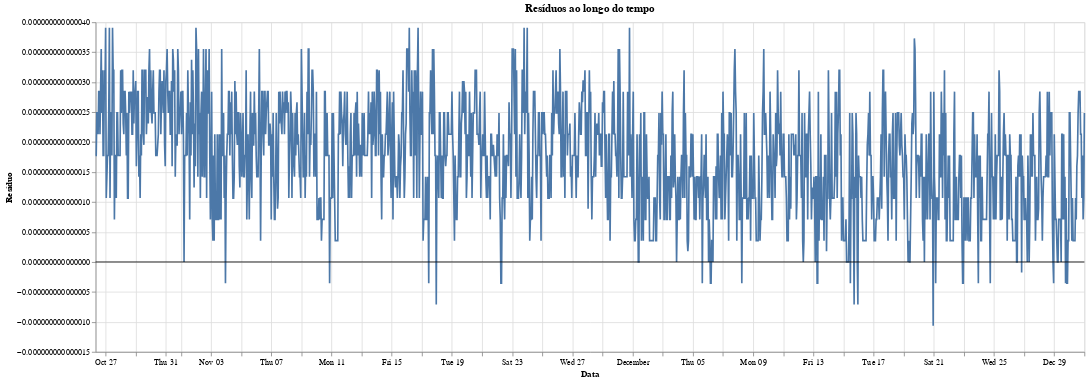

Notebook source saved alongside this figure:
### Markdown cell above
- Ver se há períodos em que o modelo erra sistematicamente (viés temporal).
- Ver se há heterocedasticidade (erro aumenta em períodos de pico).

### Code cell
# Linha dos resíduos
residual_line = (
    alt.Chart(df_eval.reset_index())
    .mark_line()
    .encode(
        x=alt.X("datetime:T", title="Data"),
        y=alt.Y("residual:Q", title="Resíduo")
    )
)

# Linha horizontal em zero
linha_zero = (
    alt.Chart(pd.DataFrame({"y": [0]}))
    .mark_rule(color="black")
    .encode(y="y:Q")
)

chart = (
    (residual_line + linha_zero)
    .properties(
        width=1200,
        height=400,
        title="Resíduos ao longo do tempo"
    )
)

chart

### Figure 1 — Vega-Lite specification as saved in the notebook (floating-point values rounded to 4 significant figures; data arrays with more than 128 entries replaced by an {"elided": "..."} marker saying what was removed)
{"config": {"view": {"continuousWidth": 300, "continuousHeight": 300}}, "layer": [{"data": {"name": "data-21fb144359e0dd032ac734eeb9eadea0"}, "mark": {"type": "line"}, "encoding": {"x": {"field": "datetime", "title": "Data", "type": "temporal"}, "y": {"field": "residual", "title": "Resíduo", "type": "quantitative"}}}, {"data": {"name": "data-a0a55d106695e8d630baff0f16eee66d"}, "mark": {"type": "rule", "color": "black"}, "encoding": {"y": {"field": "y", "type": "quantitative"}}}], "height": 400, "title": "Resíduos ao longo do tempo", "width": 1200, "$schema": "https://vega.github.io/schema/vega-lite/v6.1.0.json", "datasets": {"data-21fb144359e0dd032ac734eeb9eadea0": {"elided": "1577 records"}, "data-a0a55d106695e8d630baff0f16eee66d": [{"y": 0}]}}
